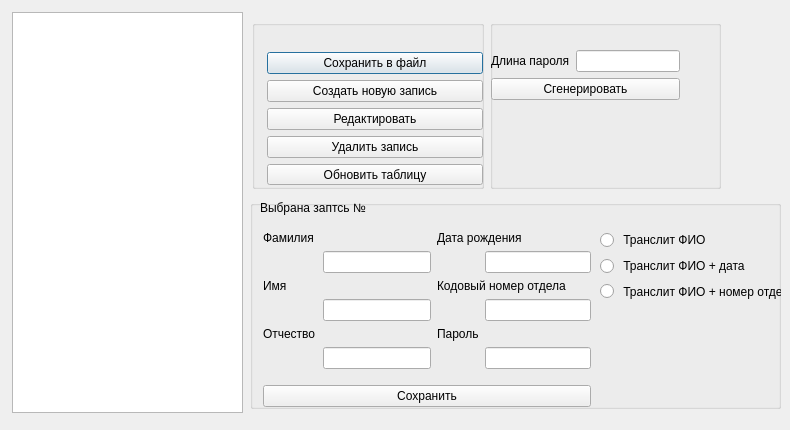
<?xml version="1.0" encoding="UTF-8"?>
<ui version="4.0">
 <class>SecondWindow</class>
 <widget class="QDialog" name="SecondWindow">
  <property name="geometry">
   <rect>
    <x>0</x>
    <y>0</y>
    <width>790</width>
    <height>430</height>
   </rect>
  </property>
  <property name="windowTitle">
   <string>Dialog</string>
  </property>
  <widget class="QTableWidget" name="tableWidget">
   <property name="geometry">
    <rect>
     <x>12</x>
     <y>12</y>
     <width>231</width>
     <height>401</height>
    </rect>
   </property>
  </widget>
  <widget class="QGroupBox" name="groupBox">
   <property name="geometry">
    <rect>
     <x>252</x>
     <y>20</y>
     <width>232</width>
     <height>169</height>
    </rect>
   </property>
   <property name="title">
    <string/>
   </property>
   <widget class="QWidget" name="layoutWidget">
    <property name="geometry">
     <rect>
      <x>15</x>
      <y>32</y>
      <width>216</width>
      <height>133</height>
     </rect>
    </property>
    <layout class="QHBoxLayout" name="horizontalLayout">
     <item>
      <layout class="QVBoxLayout" name="verticalLayout_2">
       <item>
        <widget class="QPushButton" name="pushButton_6">
         <property name="text">
          <string>Сохранить в файл</string>
         </property>
        </widget>
       </item>
       <item>
        <widget class="QPushButton" name="pushButton">
         <property name="text">
          <string>Создать новую запись</string>
         </property>
        </widget>
       </item>
       <item>
        <widget class="QPushButton" name="pushButton_7">
         <property name="text">
          <string>Редактировать</string>
         </property>
        </widget>
       </item>
       <item>
        <widget class="QPushButton" name="pushButton_4">
         <property name="text">
          <string>Удалить запись</string>
         </property>
        </widget>
       </item>
       <item>
        <widget class="QPushButton" name="pushButton_5">
         <property name="text">
          <string>Обновить таблицу</string>
         </property>
        </widget>
       </item>
      </layout>
     </item>
    </layout>
   </widget>
  </widget>
  <widget class="QWidget" name="layoutWidget">
   <property name="geometry">
    <rect>
     <x>0</x>
     <y>0</y>
     <width>2</width>
     <height>2</height>
    </rect>
   </property>
   <layout class="QFormLayout" name="formLayout"/>
  </widget>
  <widget class="QGroupBox" name="groupBox_2">
   <property name="geometry">
    <rect>
     <x>490</x>
     <y>20</y>
     <width>231</width>
     <height>169</height>
    </rect>
   </property>
   <property name="title">
    <string/>
   </property>
   <widget class="QWidget" name="layoutWidget">
    <property name="geometry">
     <rect>
      <x>1</x>
      <y>30</y>
      <width>189</width>
      <height>111</height>
     </rect>
    </property>
    <layout class="QVBoxLayout" name="verticalLayout">
     <item>
      <layout class="QHBoxLayout" name="horizontalLayout_2">
       <item>
        <widget class="QLabel" name="label_6">
         <property name="enabled">
          <bool>true</bool>
         </property>
         <property name="text">
          <string>Длина пароля</string>
         </property>
        </widget>
       </item>
       <item>
        <widget class="QLineEdit" name="lineEdit_6"/>
       </item>
      </layout>
     </item>
     <item>
      <widget class="QPushButton" name="pushButton_2">
       <property name="text">
        <string>Сгенерировать</string>
       </property>
      </widget>
     </item>
     <item>
      <widget class="QLabel" name="label_7">
       <property name="text">
        <string/>
       </property>
      </widget>
     </item>
    </layout>
   </widget>
  </widget>
  <widget class="QGroupBox" name="groupBox_3">
   <property name="geometry">
    <rect>
     <x>250</x>
     <y>200</y>
     <width>531</width>
     <height>209</height>
    </rect>
   </property>
   <property name="title">
    <string/>
   </property>
   <widget class="QWidget" name="layoutWidget_3">
    <property name="geometry">
     <rect>
      <x>13</x>
      <y>31</y>
      <width>328</width>
      <height>176</height>
     </rect>
    </property>
    <layout class="QGridLayout" name="gridLayout">
     <item row="0" column="0" colspan="2">
      <layout class="QFormLayout" name="formLayout_3">
       <item row="0" column="0">
        <layout class="QFormLayout" name="formLayout_2">
         <item row="0" column="0">
          <widget class="QLabel" name="label_4">
           <property name="text">
            <string>Фамилия</string>
           </property>
          </widget>
         </item>
         <item row="1" column="1">
          <widget class="QLineEdit" name="lineEdit_3"/>
         </item>
         <item row="2" column="0">
          <widget class="QLabel" name="label_3">
           <property name="text">
            <string>Имя         </string>
           </property>
          </widget>
         </item>
         <item row="3" column="1">
          <widget class="QLineEdit" name="lineEdit"/>
         </item>
         <item row="4" column="0">
          <widget class="QLabel" name="label_5">
           <property name="text">
            <string>Отчество</string>
           </property>
          </widget>
         </item>
         <item row="5" column="1">
          <widget class="QLineEdit" name="lineEdit_4"/>
         </item>
        </layout>
       </item>
       <item row="0" column="1">
        <layout class="QFormLayout" name="formLayout_4">
         <item row="0" column="0" colspan="2">
          <widget class="QLabel" name="label">
           <property name="text">
            <string>Дата рождения</string>
           </property>
          </widget>
         </item>
         <item row="1" column="1">
          <widget class="QLineEdit" name="lineEdit_2"/>
         </item>
         <item row="2" column="0" colspan="2">
          <widget class="QLabel" name="label_2">
           <property name="text">
            <string>Кодовый номер отдела</string>
           </property>
          </widget>
         </item>
         <item row="3" column="1">
          <widget class="QLineEdit" name="lineEdit_5"/>
         </item>
         <item row="4" column="0">
          <widget class="QLabel" name="label_11">
           <property name="text">
            <string>Пароль</string>
           </property>
          </widget>
         </item>
         <item row="5" column="1">
          <widget class="QLineEdit" name="lineEdit_11"/>
         </item>
        </layout>
       </item>
      </layout>
     </item>
     <item row="1" column="0" colspan="2">
      <widget class="QPushButton" name="pushButton_3">
       <property name="text">
        <string>Сохранить</string>
       </property>
      </widget>
     </item>
    </layout>
   </widget>
   <widget class="QWidget" name="layoutWidget">
    <property name="geometry">
     <rect>
      <x>10</x>
      <y>0</y>
      <width>152</width>
      <height>15</height>
     </rect>
    </property>
    <layout class="QHBoxLayout" name="horizontalLayout_3">
     <item>
      <widget class="QLabel" name="label_8">
       <property name="text">
        <string>Выбрана заптсь №</string>
       </property>
      </widget>
     </item>
     <item>
      <widget class="QLabel" name="label_9">
       <property name="text">
        <string/>
       </property>
      </widget>
     </item>
    </layout>
   </widget>
   <widget class="QWidget" name="">
    <property name="geometry">
     <rect>
      <x>350</x>
      <y>30</y>
      <width>196</width>
      <height>71</height>
     </rect>
    </property>
    <layout class="QVBoxLayout" name="verticalLayout_3">
     <item>
      <widget class="QRadioButton" name="radioButton">
       <property name="text">
        <string> Транслит ФИО</string>
       </property>
      </widget>
     </item>
     <item>
      <widget class="QRadioButton" name="radioButton_3">
       <property name="text">
        <string> Транслит ФИО + дата</string>
       </property>
      </widget>
     </item>
     <item>
      <widget class="QRadioButton" name="radioButton_2">
       <property name="text">
        <string> Транслит ФИО + номер отдела</string>
       </property>
      </widget>
     </item>
    </layout>
   </widget>
  </widget>
 </widget>
 <resources/>
 <connections/>
</ui>
